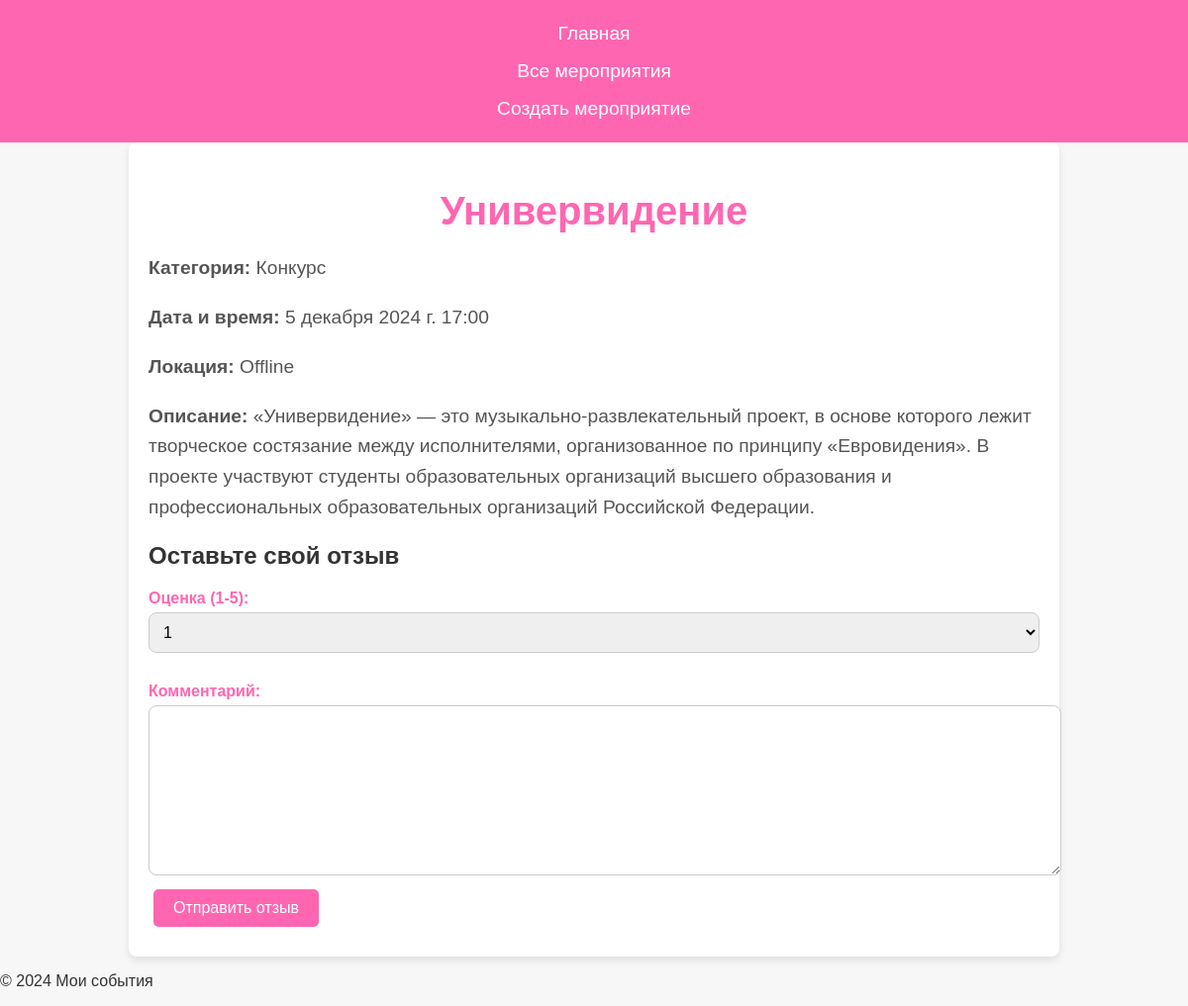
/events/event/2/, run on the app's committed database.
### events/models.py (models this page shows, shortened)
class Event(models.Model):
    title = models.CharField(max_length=255)  # Название мероприятия
    category = models.ForeignKey(Category, on_delete=models.CASCADE)  # Категория мероприятия
    date_time = models.DateTimeField()  # Дата и время мероприятия
    location = models.CharField(
        max_length=50,
        choices=[('online', 'Online'), ('offline', 'Offline')],
        default='offline'
    )  # Локация (онлайн или оффлайн)
    description = models.TextField()  # Описание мероприятия

class Category(models.Model):
    name = models.CharField(max_length=100)
    def __str__(self):
        return self.name

### events/views.py (the view)
# urls.py: path('event/<int:event_id>/', views.event_detail, name='event_detail'),  # Страница с деталями мероприятия
def event_detail(request, event_id):
    event = get_object_or_404(Event, pk=event_id)  # Получаем событие по ID
    user_rating = None
    if request.user.is_authenticated:
        user_rating = Rating.objects.filter(user=request.user, event=event).first()
    if request.method == 'POST' and request.user.is_authenticated:
        form = RatingForm(request.POST)
        if form.is_valid():
            score = form.cleaned_data['score']
            comment = form.cleaned_data['comment']
            rating, created = Rating.objects.update_or_create(
                user=request.user, event=event,
                defaults={'score': score, 'comment': comment}
            )
            return redirect('event_detail', event_id=event.id)
    else:
        form = RatingForm(instance=user_rating)
    return render(request, 'events/event_detail.html', {
        'event': event,
        'user_rating': user_rating,
        'form': form
    })

### events/forms.py
class RatingForm(forms.ModelForm):
    class Meta:
        model = Rating
        fields = ['score', 'comment']
        widgets = {
            'score': forms.Select(choices=[(1, '1'), (2, '2'), (3, '3'), (4, '4'), (5, '5')], attrs={'class': 'form-control'}),
            'comment': forms.Textarea(attrs={'class': 'form-control', 'rows': 3}),
        }

### events/templates/events/event_detail.html (shortened to what this page needs)
{% extends 'base_generic.html' %}
{% block content %}
    <div class="event-detail">
        <h1>{{ event.title }}</h1>
        <p><strong>Категория:</strong> {{ event.category }}</p>
        <p><strong>Дата и время:</strong> {{ event.date_time }}</p>
        <p><strong>Локация:</strong> {{ event.get_location_display }}</p>
        <p><strong>Описание:</strong> {{ event.description }}</p>
        {% if user_rating %}
            <div class="user-rating">
                <h2>Ваш отзыв:</h2>
                <p><strong>Оценка:</strong> {{ user_rating.score }}</p>
                <p><strong>Комментарий:</strong> {{ user_rating.comment }}</p>
            </div>
        {% else %}
            <form method="POST" class="rating-form">
                <h2>Оставьте свой отзыв</h2>
                <label for="score">Оценка (1-5):</label>
                <select id="score" name="score">
                    <option value="1">1</option>
                </select>
                <label for="comment">Комментарий:</label>
                <textarea id="comment" name="comment" rows="4" cols="50"></textarea>
                <button type="submit" class="btn">Отправить отзыв</button>
            </form>
        {% endif %}
    </div>
{% endblock %}

### static/css/styles.css (style rules this page uses)
body { font-family: 'Arial', sans-serif; background-color: #f7f7f7; color: #333; margin: 0; padding: 0; }
.event-detail { padding: 20px; max-width: 900px; margin: 40px auto; background-color: white; border-radius: 8px; box-shadow: 0 6px 12px rgba(0, 0, 0, 0.1); }
.event-detail h1 { font-size: 2.5em; font-weight: bold; color: #ff66b2; margin-bottom: 15px; text-align: center; }
.btn { display: inline-block; padding: 10px 20px; margin: 10px 5px; background-color: #ff66b2; color: white; text-align: center; text-decoration: none; border-radius: 5px; font-size: 16px; transition: background-color 0.3s, transform 0.3s; }
.event-detail { max-width: 900px; margin: 0 auto; padding: 20px; background-color: #ffffff; border-radius: 8px; box-shadow: 0 4px 8px rgba(0, 0, 0, 0.1); }
.event-detail h1 { font-size: 2.5rem; margin-bottom: 20px; color: #ff66b2; }
.event-detail p { font-size: 1.2rem; line-height: 1.6; margin-bottom: 15px; color: #555; }
form label { display: block; margin: 10px 0 5px; font-weight: bold; color: #ff66b2; }
form textarea { width: 100%; height: 150px; padding: 10px; border-radius: 8px; border: 1px solid #ccc; font-size: 1rem; resize: vertical; }
form select { width: 100%; padding: 10px; border-radius: 8px; border: 1px solid #ccc; font-size: 1rem; margin-bottom: 20px; }
form button { background-color: #ff66b2; color: white; padding: 10px 20px; font-size: 1.1rem; border: none; border-radius: 5px; cursor: pointer; }

### data on the page
Event: title "Универвидение", category "Конкурс", date_time "5 декабря 2024 г. 17:00", location "Offline", description "«Универвидение» — это музыкально-развлекательный проект, в основе которого лежит творческое состязание между исполнителями, организованное по принципу «Евровидения». В проекте участвуют студенты образовательных организаций высшего образования и профессиональных образовательных организаций Российской Федерации."
